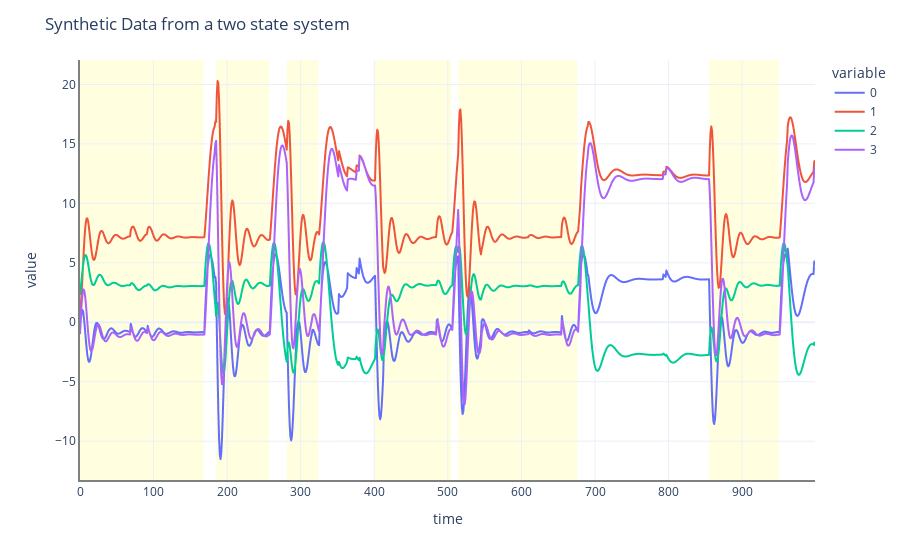

This figure's notebook cell:
### Code cell
config = {
  'toImageButtonOptions': {
    'format': 'png', # one of png, svg, jpeg, webp
    'filename': 'custom_image',
    'height': 500,
    'width': 1500,
    'scale':6 # Multiply title/legend/axis/canvas sizes by this factor
  }
}

# set theme of plotly
plotly_template = 'plotly_white'
px.defaults.template = plotly_template

fig3 = px.line(X.T,labels={'index':'time'}).update_layout(title='Synthetic Data from a two state system') #20210414_w7
fig3.update_xaxes(showline=True, linewidth=2, linecolor='grey')
fig3.update_yaxes(showline=True, linewidth=2, linecolor='grey')
def find_highlight_regions(states):
    regions = []
    start = None
    for i in range(len(states)):
        if states[i] == 1 and start is None:
            start = i
        elif states[i] == 0 and start is not None:
            regions.append((start, i - 1))
            start = None
    # If the states array ends with a 1, capture that region as well
    if start is not None:
        regions.append((start, len(states) - 1))
    return regions

# Identify the regions where states are 1
highlight_regions = find_highlight_regions(states)

# Add shaded regions (rectangles) to the plot for each highlight region
for region in highlight_regions:
    fig3.add_shape(
        type="rect",
        xref="x", yref="paper",
        x0=region[0], x1=region[1],
        y0=0, y1=1,
        fillcolor="lightyellow", opacity=1, line_width=0,
        layer="below"  # Place the shapes in the background
    )
fig3.show(config=config)

### Figure 1 — Plotly figure (JSON) as saved in the notebook; plotly's stock layout.template omitted (floating-point values rounded to 4 significant figures; data arrays with more than 128 entries replaced by an {"elided": "..."} marker saying what was removed)
{"data": [{"hovertemplate": "variable=0<br>time=%{x}<br>value=%{y}<extra></extra>", "legendgroup": "0", "line": {"color": "#636efa", "dash": "solid"}, "marker": {"symbol": "circle"}, "mode": "lines", "name": "0", "showlegend": true, "type": "scattergl", "x": {"elided": "1000 int values"}, "xaxis": "x", "y": {"elided": "1000 float values"}, "yaxis": "y"}, {"hovertemplate": "variable=1<br>time=%{x}<br>value=%{y}<extra></extra>", "legendgroup": "1", "line": {"color": "#EF553B", "dash": "solid"}, "marker": {"symbol": "circle"}, "mode": "lines", "name": "1", "showlegend": true, "type": "scattergl", "x": {"elided": "1000 int values"}, "xaxis": "x", "y": {"elided": "1000 float values"}, "yaxis": "y"}, {"hovertemplate": "variable=2<br>time=%{x}<br>value=%{y}<extra></extra>", "legendgroup": "2", "line": {"color": "#00cc96", "dash": "solid"}, "marker": {"symbol": "circle"}, "mode": "lines", "name": "2", "showlegend": true, "type": "scattergl", "x": {"elided": "1000 int values"}, "xaxis": "x", "y": {"elided": "1000 float values"}, "yaxis": "y"}, {"hovertemplate": "variable=3<br>time=%{x}<br>value=%{y}<extra></extra>", "legendgroup": "3", "line": {"color": "#ab63fa", "dash": "solid"}, "marker": {"symbol": "circle"}, "mode": "lines", "name": "3", "showlegend": true, "type": "scattergl", "x": {"elided": "1000 int values"}, "xaxis": "x", "y": {"elided": "1000 float values"}, "yaxis": "y"}], "layout": {"legend": {"title": {"text": "variable"}, "tracegroupgap": 0}, "margin": {"t": 60}, "shapes": [{"fillcolor": "lightyellow", "layer": "below", "line": {"width": 0}, "opacity": 1, "type": "rect", "x0": 0, "x1": 168, "xref": "x", "y0": 0, "y1": 1, "yref": "paper"}, {"fillcolor": "lightyellow", "layer": "below", "line": {"width": 0}, "opacity": 1, "type": "rect", "x0": 185, "x1": 257, "xref": "x", "y0": 0, "y1": 1, "yref": "paper"}, {"fillcolor": "lightyellow", "layer": "below", "line": {"width": 0}, "opacity": 1, "type": "rect", "x0": 281, "x1": 324, "xref": "x", "y0": 0, "y1": 1, "yref": "paper"}, {"fillcolor": "lightyellow", "layer": "below", "line": {"width": 0}, "opacity": 1, "type": "rect", "x0": 401, "x1": 505, "xref": "x", "y0": 0, "y1": 1, "yref": "paper"}, {"fillcolor": "lightyellow", "layer": "below", "line": {"width": 0}, "opacity": 1, "type": "rect", "x0": 514, "x1": 676, "xref": "x", "y0": 0, "y1": 1, "yref": "paper"}, {"fillcolor": "lightyellow", "layer": "below", "line": {"width": 0}, "opacity": 1, "type": "rect", "x0": 855, "x1": 950, "xref": "x", "y0": 0, "y1": 1, "yref": "paper"}], "title": {"text": "Synthetic Data from a two state system"}, "xaxis": {"anchor": "y", "domain": [0, 1], "linecolor": "grey", "linewidth": 2, "showline": true, "title": {"text": "time"}}, "yaxis": {"anchor": "x", "domain": [0, 1], "linecolor": "grey", "linewidth": 2, "showline": true, "title": {"text": "value"}}}}
